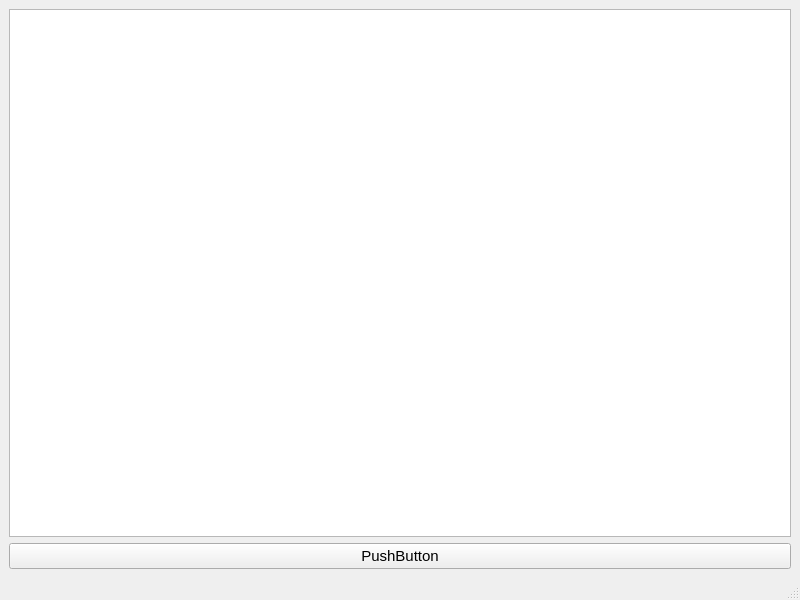
<?xml version="1.0" encoding="UTF-8"?>
<ui version="4.0">
 <class>MainWindow</class>
 <widget class="QMainWindow" name="MainWindow">
  <property name="geometry">
   <rect>
    <x>0</x>
    <y>0</y>
    <width>800</width>
    <height>600</height>
   </rect>
  </property>
  <property name="windowTitle">
   <string>Таблица транзисторв</string>
  </property>
  <widget class="QWidget" name="centralwidget">
   <layout class="QVBoxLayout" name="verticalLayout">
    <item>
     <widget class="QTableWidget" name="tableWidget"/>
    </item>
    <item>
     <widget class="QPushButton" name="pushButton">
      <property name="font">
       <font>
        <family>Segoe UI</family>
        <pointsize>11</pointsize>
       </font>
      </property>
      <property name="text">
       <string>PushButton</string>
      </property>
     </widget>
    </item>
   </layout>
  </widget>
  <widget class="QMenuBar" name="menubar">
   <property name="geometry">
    <rect>
     <x>0</x>
     <y>0</y>
     <width>800</width>
     <height>26</height>
    </rect>
   </property>
  </widget>
  <widget class="QStatusBar" name="statusbar"/>
 </widget>
 <resources/>
 <connections/>
</ui>
